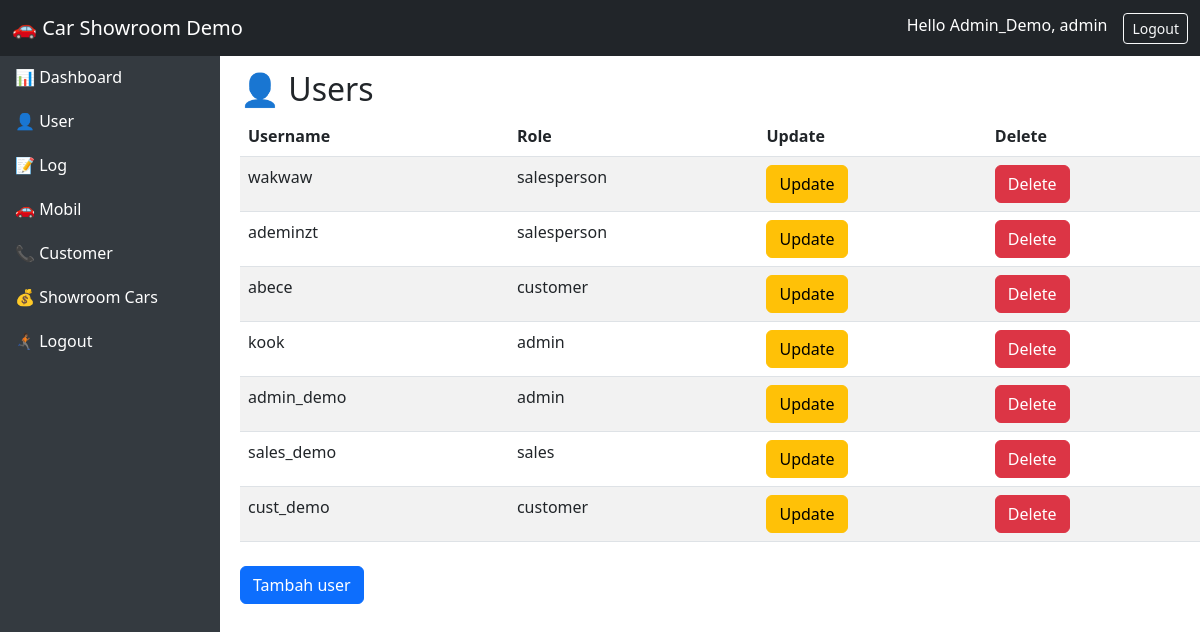
The page /users/ (signed in) on the database its author committed.
### users/models.py (models this page shows, shortened)
class User(AbstractUser):
    ROLE_CHOICES = (
        ("admin", "Admin"),
        ("salesperson", "Salesperson"),
        ("customer", "Customer"),
    )
    role = models.CharField(max_length=20, choices=ROLE_CHOICES, default="customer")

### cars/views.py (the view)
    def wrapper(request, *args, **kwargs):
        if request.user.is_authenticated and (request.user.is_superuser or request.user.role in ["admin"]):
            return view_func(request, *args, **kwargs)
        return redirect("carList")

### cars/views.py (called while the page is built)
def admin_required(view_func):
    def wrapper(request, *args, **kwargs):
        if request.user.is_authenticated and (request.user.is_superuser or request.user.role in ["admin"]):
            return view_func(request, *args, **kwargs)
        return redirect("carList")
    return wrapper

### users/views.py (called while the page is built)
@admin_required
def userlist_view(request):
    context = {
        'users' : User.objects.all()
    }
    return render(request,'users/user_index.html',context)

### users/templates/users/user_index.html
{% extends "demo/base.html" %}
{% block content %}
<h2>👤 Users</h2>
<table class="table table-striped">
  <thead>
    <tr>
      <th>Username</th>
      <th>Role</th>
      <th>Update</th>
      <th>Delete</th>
    </tr>
  </thead>
  <tbody>
    {% for user in users %}
    <tr>
      <td>{{ user.username }}</td>
      <td>{{ user.role }}</td>
      <td><a href="{% url 'update_user' user.id %}" class="btn btn-warning">Update</td>
      <td><a href="{% url 'delete_user' user.id %}" class="btn btn-danger">Delete</td>
    </tr>
    {% endfor %}
  </tbody>
</table>
<a href="{% url 'register'%}" class="btn btn-primary mt-2">Tambah user</a>
{% endblock content %}

### demo/templates/demo/base.html (shortened to what this page needs)
{% load static %}
<!DOCTYPE html>
<html lang="en">
    <head>
        <link rel="stylesheet" href="https://cdn.jsdelivr.net/npm/bootstrap@5.3.0/dist/css/bootstrap.min.css" />
        <link rel="stylesheet" href="{% static 'demo/css/base_style.css' %}?v=3"/>
    </head>
    <body class="{% if not user.is_authenticated %}no-sidebar{% endif %}">
        <nav class="navbar navbar-expand-lg navbar-dark bg-dark fixed-top">
            <div class="container-fluid">
                <a class="navbar-brand" href="#">🚗 Car Showroom Demo</a>
                <div class="d-flex">
                    {% if user.is_authenticated %}
                    <span class="text-white me-3">Hello {{ request.user.username|title }}, {{ request.user.role }}</span>
                    <a href="/demo/logout/" class="btn btn-outline-light btn-sm">Logout</a>
                    {% endif %}
                </div>
            </div>
        </nav>
            {% if user.is_authenticated %}
                <div class="sidebar">
                    {% if request.user.role == 'admin' %}
                        <a href="{% url 'demo_dashboard' %}">📊 Dashboard</a>
                        <a href="{% url 'demo_userlist_dashboard' %}">👤 User</a>
                        <a href="">📝 Log</a>
                    {% endif %}
                    {% if request.user.role == 'admin' or request.user.role == 'sales' %}
                        <a href="{% url 'demo_carlist_dashboard' %}">🚗 Mobil</a>
                        <a href="{% url 'demo_customer_list_dashboard' %}">📞 Customer</a>
                    {% endif %}
                    <a href="{% url 'carList' %}">💰 Showroom Cars</a>
                    <a href="{% url 'logout' %}">🏃🏾‍➡️ Logout</a>
                </div>
            {% endif %}
        <div class="main-container">
            {% block content %}{% endblock %}
        </div>
    </body>
</html>

### demo/static/demo/css/base_style.css (style rules this page uses)
body { min-height: 100vh; display: flex; }
.sidebar { width: 220px; background: #343a40; color: white; margin-top: 55px; }
.sidebar a { color: white; text-decoration: none; display: block; padding: 10px 15px; }
.main-container { margin-top: 70px; margin-left: 20px; flex: 1; width: 100%; }

### rows shown on the page
User: user.username "Admin_Demo", user.role "admin", username "admin_demo", role "admin"
User: username "wakwaw", role "salesperson"
User: username "ademinzt", role "salesperson"
User: username "abece", role "customer"
User: username "kook", role "admin"
User: username "sales_demo", role "sales"
User: username "cust_demo", role "customer"
